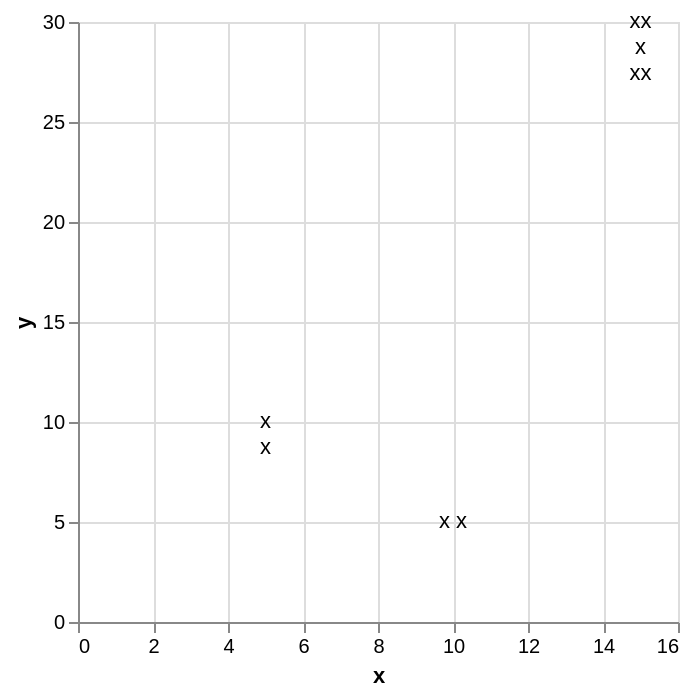

Here is the Vega-Lite specification saved for this chart:
### Vega-Lite specification from a JSON file in a GitHub repository (floating-point values rounded to 4 significant figures)
{"$schema": "https://vega.github.io/schema/vega-lite/v5.json", "config": {"lineBreak": "X"}, "data": {"values": [{"l": "xXx", "x": 5, "y": 10}, {"l": "x x", "x": 10, "y": 5}, {"l": "xxXxXxx", "x": 15, "y": 30}]}, "encoding": {"text": {"field": "l", "type": "nominal"}, "x": {"field": "x", "type": "quantitative"}, "y": {"field": "y", "type": "quantitative"}}, "mark": "text"}
